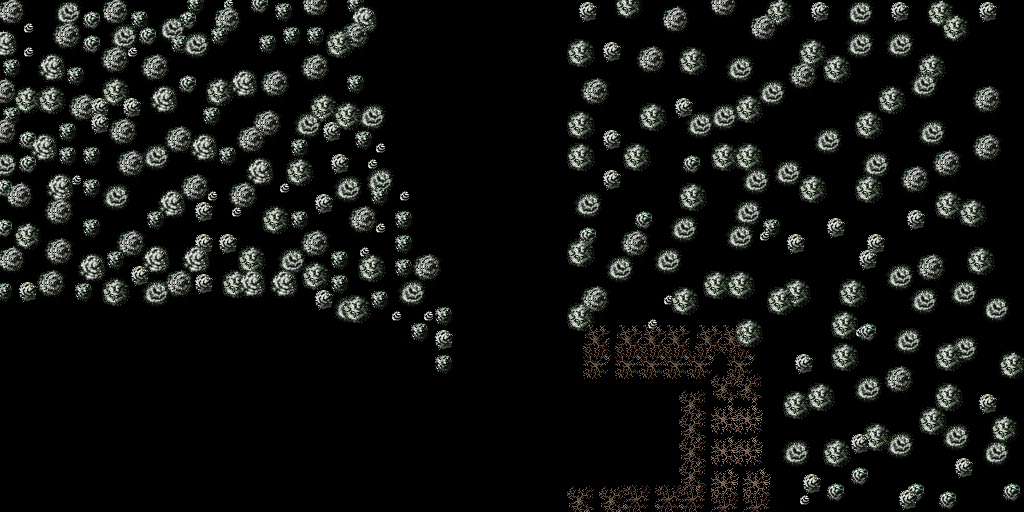

Rendered tile map (Tiled .tmx) drawn with the repository's tilesets; below, a short description and the map source with its tile grids summarised:
An orthogonal 128x64 tile map with 8x8 px tiles, 2 tile layers (top, ground), 3 hidden layers not drawn, 3 tilesets.

<map version="1.0" tiledversion="2017.07.26" orientation="orthogonal" renderorder="left-up" width="128" height="64" tilewidth="8" tileheight="8" nextobjectid="1">
 <tileset firstgid="1" source="../shared/tilesets/trees.tsx" />
 <tileset firstgid="82" source="../shared/tilesets/terrain.tsx" />
 <tileset firstgid="131" source="../shared/tilesets/interiors.tsx" />
 <imagelayer name="interior">
  <image source="background_interior.png" width="1024" height="512" />
 </imagelayer>
 <imagelayer name="background" visible="0">
  <image source="background.png" width="1024" height="512" />
 </imagelayer>
 <layer name="top" width="128" height="64">
  <data>[8192 cells, 305 non-empty, 14 distinct tile ids]</data>
 </layer>
 <layer name="terrain" width="128" height="64" visible="0" opacity="0.55">
  <data>[8192 cells, 8192 non-empty, 3 distinct tile ids]</data>
 </layer>
 <layer name="interiors" width="128" height="64" visible="0" opacity="0.4">
  <data>[8192 cells, 8192 non-empty, 3 distinct tile ids]</data>
 </layer>
 <layer name="ground" width="128" height="64">
  <data>[8192 cells, 0 non-empty, 0 distinct tile ids]</data>
 </layer>
</map>
